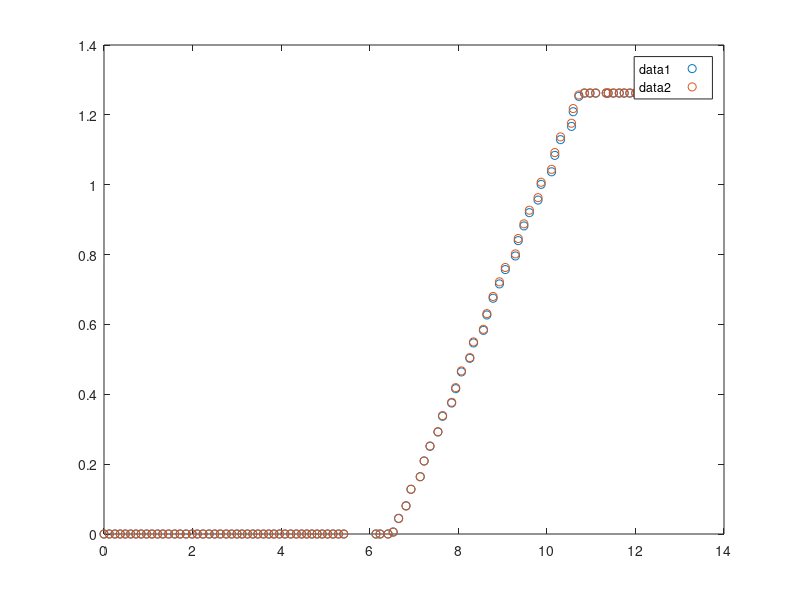
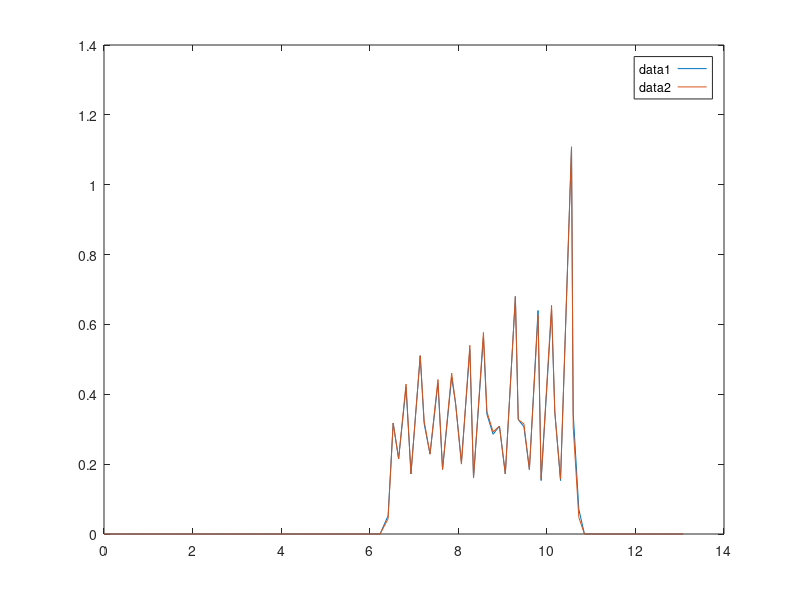
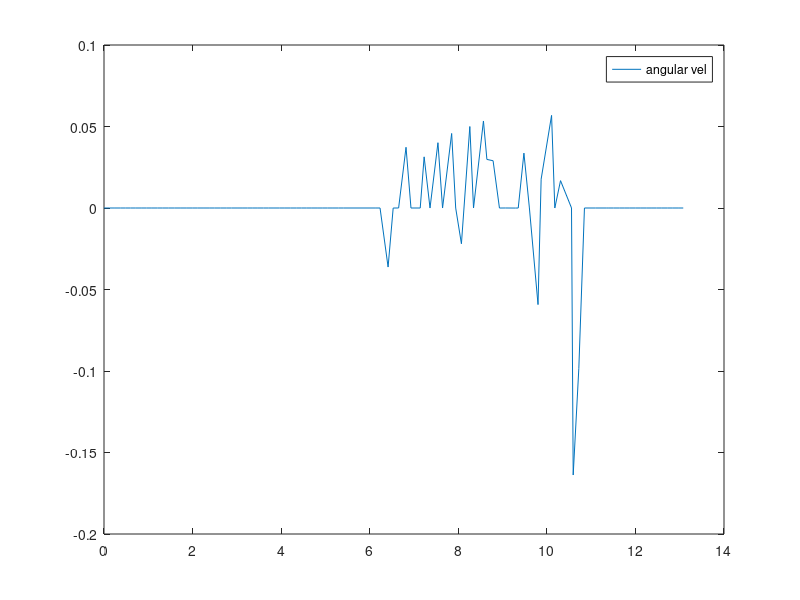

Recreate these plots in MATLAB, in order. (Note: this script raises an error after producing the figures.)
%% Dataset plotting
clf
clear all
load forwardtest3.mat
data = dataset - dataset(1,:);
plot(data(:,1),data(:,2), 'o'), hold on
plot(data(:,1),data(:,3), 'o'), hold off
legend('left', 'right');

figure()
vel = diff(data);
vel(:,2) = vel(:,2) ./ vel(:,1);
vel(:,3) = vel(:,3) ./ vel(:,1);
veltimes = data(:,1);
veltimes(end) = [];
plot(veltimes(:,1),vel(:,2)), hold on
plot(veltimes(:,1),vel(:,3)), hold off
legend('left','right');

figure()
w = (vel(:,3) - vel(:,2)) ./ 0.24;
plot(veltimes(:,1),w)
legend('angular vel');

%% Robot Command experiment 1
pub = rospublisher('/raw_vel');
msg = rosmessage(pub);
V_R = 0.3
V_L = 0.3
msg.Data = [V_R, -V_L];
send(pub, msg);
prompt = 'Press Enter to Stop Robot';
str = input(prompt,'s');
if isempty(str)
    msg.Data=[0,0];
    send(pub,msg)
end
%% Robot command experiment 2
pub = rospublisher('/raw_vel');
msg = rosmessage(pub);
V_R = 0.3
V_L = 0.3
msg.Data = [V_R, V_L];
send(pub, msg);
prompt = 'Press Enter to Stop Robot';
str = input(prompt,'s');
if isempty(str)
    msg.Data=[0,0];
    send(pub,msg)
end